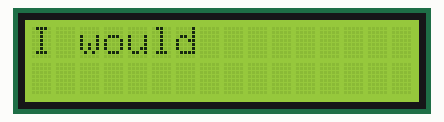
This sketch was run on a simulated Arduino Uno, built with avr-gcc and run on an emulated ATmega328P. On the bench: 16×2 character LCD.

Above: at 1.96 s.
At 3.6 s:
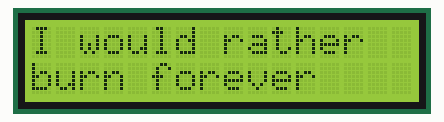
At 8.3 s:
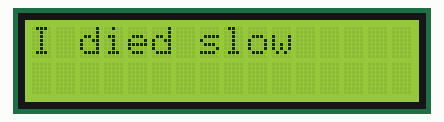
At 21.5 s:
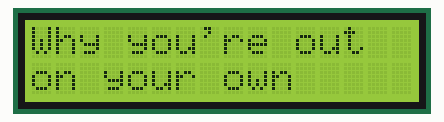
At 25.5 s:
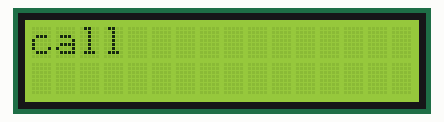
At 35.0 s:
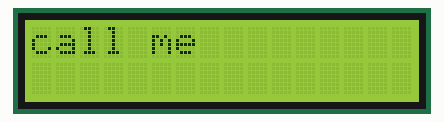

Measured:
- what the display in image 1 shows lasts 1.5 s, from 3.6 s to 5.1 s
- what the display in image 2 shows lasts 1.4 s, from 8.3 s to 9.7 s
- what the display in image 4 shows lasts 1.7 s, from 25.5 s to 27.2 s

The sketch:

merrychristmaspleasedontcall-lyrics.ino
```cpp
#include <Wire.h>
#include <LiquidCrystal_I2C.h>

LiquidCrystal_I2C lcd(0x27, 16, 2);

struct WordTiming {
  unsigned long timeMs;
  const char* word;
};

const WordTiming lyrics[] = {
  {   340, "I" },
  {   380, "would" },
  {   760, "rather" },
  {  1620, "burn" },
  {  2180, "forever" },
  {  3740, "But" },
  {  4040, "you" },
  {  4380, "should" },
  {  4760, "know" },
  {  5600, "that" },
  {  6340, "I" },
  {  6480, "died" },
  {  6880, "slow" },
  {  8310, "running" },
  {  8890, "through" },
  {  9350, "the" },
  {  9770, "halls" },
  { 10550, "of" },
  { 10750, "your" },
  { 11050, "haunted" },
  { 11510, "home" },
  { 12390, "And" },
  { 12470, "the" },
  { 12570, "toughest" },
  { 13370, "part" },
  { 14310, "is" },
  { 14470, "that" },
  { 14770, "we" },
  { 15030, "both" },
  { 15510, "know" },
  { 16350, "What" },
  { 16930, "happened" },
  { 17410, "to" },
  { 17670, "you" },
  { 18470, "Why" },
  { 18890, "you're" },
  { 19190, "out" },
  { 19430, "on" },
  { 19570, "your" },
  { 20050, "own" },
  { 21410, "Merry" },
  { 21910, "christmas" },
  { 23280, "please" },
  { 23720, "don't" },
  { 24100, "call" },
  { 25760, "Merry" },
  { 26280, "christmas" },
  { 27200, "I'm" },
  { 27400, "not" },
  { 27640, "yours" },
  { 28300, "at" },
  { 29000, "all" },
  { 29880, "Merry" },
  { 30480, "christmas" },
  { 31840, "please" },
  { 32460, "don't" },
  { 32900, "call" },
  { 33560, "me" }
};

const int totalWords = sizeof(lyrics) / sizeof(lyrics[0]);
int currentWordIndex = 0;
unsigned long startPlaybackTime = 0;

uint8_t currentCol = 0;
uint8_t currentRow = 0;

void printFittedWord(const char* word) {
  int len = strlen(word);
  bool isCapital = (word[0] >= 'A' && word[0] <= 'Z');

  if (isCapital && (currentCol > 0 || currentRow > 0)) {
    lcd.clear();
    currentRow = 0;
    currentCol = 0;
  }
  else if (currentCol > 0 && (currentCol + 1 + len > 16)) {
    if (currentRow == 0) {
      currentRow = 1;
      currentCol = 0;
    } else {
      lcd.clear();
      currentRow = 0;
      currentCol = 0;
    }
  }

  if (currentCol > 0) {
    lcd.setCursor(currentCol, currentRow);
    lcd.print(" ");
    currentCol++;
  }

  lcd.setCursor(currentCol, currentRow);
  lcd.print(word);
  currentCol += len;
}

void setup() {
  lcd.init();
  lcd.backlight();
  lcd.clear();
  lcd.setCursor(0, 0);
  lcd.print("@rence.szkyrob");
  delay(1300);
  lcd.clear();
  startPlaybackTime = millis();
}

void loop() {
  unsigned long elapsed = millis() - startPlaybackTime;
  if (currentWordIndex < totalWords) {
    if (elapsed >= lyrics[currentWordIndex].timeMs) {
      printFittedWord(lyrics[currentWordIndex].word);
      currentWordIndex++;
    }
  }
}
```
